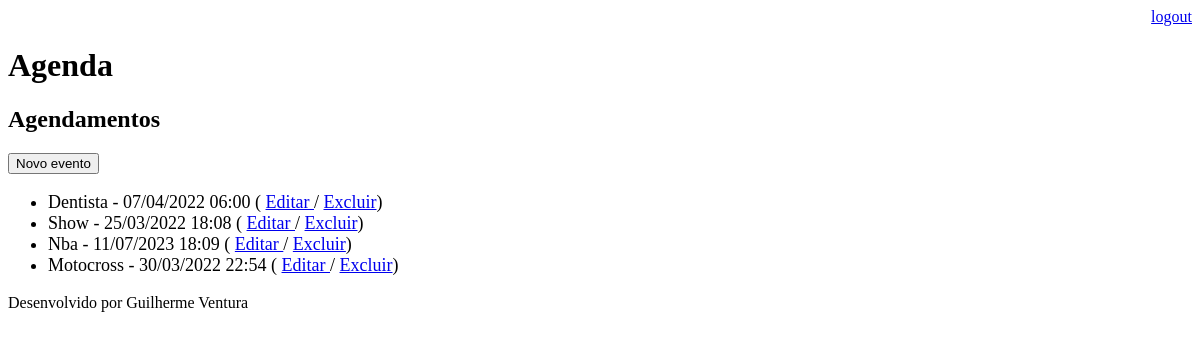
Page /agenda/ (signed in) on the earlier database version.
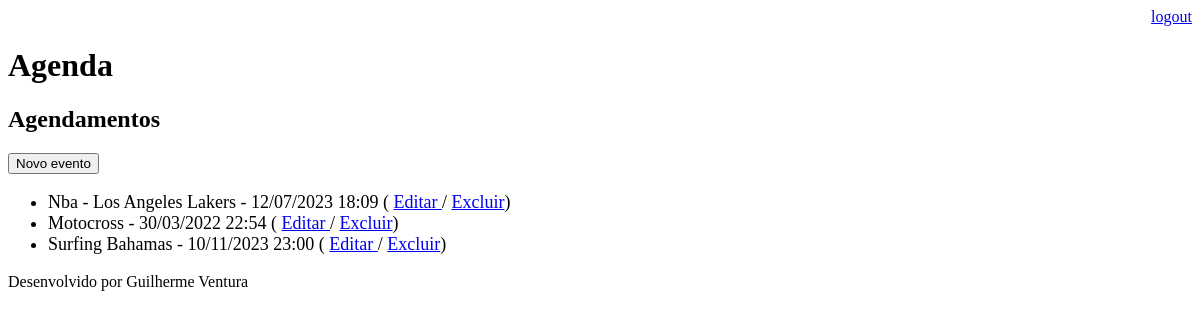
Same page on the later database version.
### core/models.py (models this page shows, shortened)
class Evento(models.Model):
    titulo = models.CharField(max_length=100)
    descricao = models.TextField(blank=True, null=True)
    data_evento = models.DateTimeField(verbose_name='Data do Evento')
    data_criacao = models.DateTimeField(auto_now=True)
    local = models.CharField(blank=True, null=True, max_length=100)
    usuario = models.ForeignKey(User, on_delete=models.CASCADE)
    class Meta:
        db_table = 'evento'
    def get_data_evento(self):
        return self.data_evento.strftime('%d/%m/%Y %H:%M')
    def get_evento_atrasado(self):
        if self.data_evento < datetime.now():
            return True
        else:
            return False

### core/views.py (the view)
# urls.py: path('agenda/', views.lista_eventos),
@login_required(login_url='/login/')
def lista_eventos(request):
    usuario = request.user
    data_atual = datetime.now() - timedelta(hours=1)
    evento = Evento.objects.filter(usuario=usuario,
                                   data_evento__gt=data_atual) #For maior
    dados = {'eventos': evento}
    return render(request, 'agenda.html', dados)

### templates/agenda.html (shortened to what this page needs)
{% extends "model-page.html" %}
{% block content %}
    <h2>Agendamentos</h2>
    <a href="evento/">
        <button type="button">Novo evento</button>
    </a>
    <ul style="font-size: 18px">
    {% for evento in eventos %}
        <li>
            <div style=>
                {{ evento.titulo }} - {{ evento.get_data_evento }}
                ( <a href="evento/?id={{ evento.id }}"> Editar </a>
                / <a href="evento/delete/{{ evento.id }}/">Excluir</a>)
            </div>
        </li>
    {% endfor %}
    </ul>
{% endblock %}

### templates/model-page.html
<!DOCTYPE html>
<html lang="en">
<head>
    {% include "model-header.html" %}
</head>
<body>
    {% block content %} {% endblock %}
    {% include "model-footer.html" %}
</body>
</html>

### templates/model-header.html (shortened to what this page needs)
<div align="right">
    <a href="/logout">logout</a>
</div>
<h1>Agenda</h1>

### templates/model-footer.html
<p>Desenvolvido por Guilherme Ventura</p>

Differences in the rows shown:
removed Evento: titulo "Dentista", get_data_evento "07/04/2022 06:00"
removed Evento: titulo "Show", get_data_evento "25/03/2022 18:08"
changed Evento: titulo "Nba" → "Nba - Los Angeles Lakers"; get_data_evento "11/07/2023 18:09" → "12/07/2023 18:09"
added Evento: titulo "Surfing Bahamas", get_data_evento "10/11/2023 23:00"
